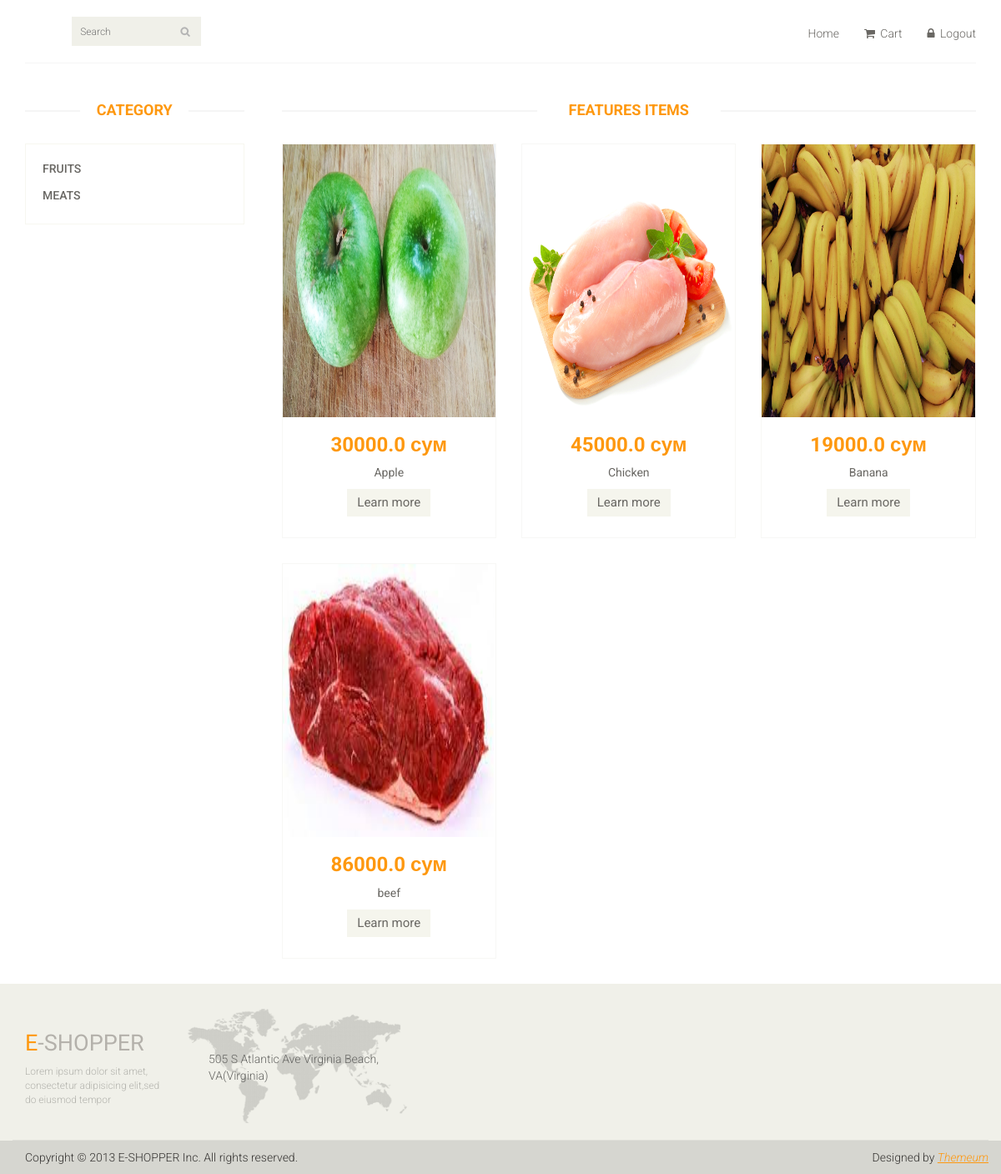
The app's page / (signed in) with its own data.
### main_page/models.py (models this page shows, shortened)
class Category(models.Model):
    category_name = models.CharField(max_length=250)

class Product(models.Model):
    product_name = models.CharField(max_length=150)
    product_price = models.FloatField()
    product_description = models.TextField()
    product_photo = models.ImageField()
    product_category = models.ForeignKey(Category, on_delete=models.CASCADE)

### main_page/views.py (the view)
# urls.py: path('', views.index_page),
def index_page(request):
    category= models.Category.objects.all()  #Получаем все категории
    product= models.Product.objects.all()  # Получаем все товары
    return render(request,'index.html',{'category':category,'product': product})

### main_page/templates/index.html (shortened to what this page needs)
{% load static %}
<!DOCTYPE html>
<html lang="en">
<head>
    <link href="{% static 'css/bootstrap.min.css' %}" rel="stylesheet">
    <link href="{% static 'css/font-awesome.min.css' %}" rel="stylesheet">
    <link href="{% static 'css/prettyPhoto.css' %}" rel="stylesheet">
    <link href="{% static 'css/price-range.css' %}" rel="stylesheet">
    <link href="{% static 'css/animate.css' %}" rel="stylesheet">
	<link href="{% static 'css/main.css' %}" rel="stylesheet">
	<link href="{% static 'css/responsive.css' %}" rel="stylesheet">
</head>
<body>
	<header id="header">
		<div class="header-middle">
			<div class="container">
				<div class="row">
					<div class="col-sm-4">
						<div class="btn-group pull-right">
							<div class="col-sm-3">
								<div class="search_box pull-right">
									<form method="POST" action="/search">
										  <input type="text" placeholder="Search" name="search" />
									</form>
								</div>
							</div>
						</div>
					</div>
					<div class="col-sm-8">
						<div class="shop-menu pull-right">
							<ul class="nav navbar-nav">
								{% if user.is_authenticated %}
									<li><a href="/">Home</a></li>
									<li><a href="/korzina"><i class="fa fa-shopping-cart"></i> Cart</a></li>
									<li><a href="/accounts/logout/"><i class="fa fa-lock"></i> Logout</a></li>
								{% else %}
									<li><a href="/accounts/login/"><i class="fa fa-lock"></i> Login</a></li>
								{% endif %}
							</ul>
						</div>
					</div>
				</div>
			</div>
		</div>
	</header>
	{% block content %}
	<section id="slider">
		<div class="container">
			<div class="row">
				<div class="col-sm-12">
				</div>
			</div>
		</div>
	</section>
	<section>
		<div class="container">
			<div class="row">
				<div class="col-sm-3">
					<div class="left-sidebar">
						<h2>Category</h2>
						<div class="panel-group category-products" id="accordian">
							{% for i in category %}
							<div class="panel panel-default">
								<div class="panel-heading">
									<h4 class="panel-title"><a href="/category/{{ i.id }}">{{ i.category_name }}</a></h4>
								</div>
							</div>
							{% endfor %}
						</div>
					</div>
				</div>
				<div class="col-sm-9 padding-right">
					<div class="features_items">
						<h2 class="title text-center">Features Items</h2>
						{% for i in product %}
							<div class="col-sm-4">
								<div class="product-image-wrapper">
									<div class="single-products">
										<div class="productinfo text-center">
											<a href="/product/{{ i.id }}"><img src="/{{ i.product_photo }}"></a>
											<h2>{{ i.product_price }} сум</h2>
											<p>{{ i.product_name }}</p>
											<a href="/product/{{ i.id }}" class="btn btn-default add-to-cart">Learn more</a>
										</div>
									</div>
								</div>
							</div>
						{% endfor %}
					</div>
				</div>
			</div>
		</div>
	</section>
{% endblock content %}
	<footer id="footer">
		<div class="footer-top">
			<div class="container">
				<div class="row">
					<div class="col-sm-2">
						<div class="companyinfo">
							<h2><span>e</span>-shopper</h2>
							<p>Lorem ipsum dolor sit amet, consectetur adipisicing elit,sed do eiusmod tempor</p>
						</div>
					</div>
					<div class="col-sm-3">
						<div class="address">
							<img src="images/home/map.png" alt="" />
							<p>505 S Atlantic Ave Virginia Beach, VA(Virginia)</p>
						</div>
					</div>
				</div>
			</div>
		</div>
		<div class="footer-bottom">
			<div class="container">
				<div class="row">
					<p class="pull-left">Copyright © 2013 E-SHOPPER Inc. All rights reserved.</p>
					<p class="pull-right">Designed by <span><a target="_blank" href="http://www.themeum.com">Themeum</a></span></p>
				</div>
			</div>
		</div>
	</footer>
</body>
</html>

### main_page/static/css/main.css (style rules this page uses)
body { font-family: 'Roboto', sans-serif; background:; position: relative; font-weight:400px; }
ul li { list-style: none; }
a { -webkit-transition: 300ms; -moz-transition: 300ms; -o-transition: 300ms; transition: 300ms; }
h1, h2, h3, h4, h5, h6 { font-family: 'Roboto', sans-serif; }
.header-middle .container .row { border-bottom: 1px solid #f5f5f5; margin-left: 0; margin-right: 0; padding-bottom: 20px; padding-top: 20px; }
.header-middle .container .row .col-sm-4 { padding-left: 0; }
.header-middle .container .row .col-sm-8 { padding-right:0; }
.shop-menu ul li { display:inline-block; padding-left: 15px; padding-right: 15px; }
.shop-menu ul li:last-child { padding-right: 0; }
.shop-menu ul li a { background: #FFFFFF; color: #696763; font-family: 'Roboto', sans-serif; font-size: 14px; font-weight: 300; padding:0; padding-right: 0; margin-top: 10px; }
.shop-menu ul li a i { margin-right:3px; }
.search_box input { background: #F0F0E9; border: medium none; color: #B2B2B2; font-family: 'roboto'; font-size: 12px; font-weight: 300; height: 35px; outline: medium none; padding-left: 10px; width: 155px; background-image: url(../images/home/searchicon.png); background-repeat: no-repeat; background-position: 130px; }
#footer { background: #F0F0E9; }
.footer-top .container { border-bottom: 1px solid #E0E0DA; padding-bottom: 20px; }
.companyinfo { margin-top: 57px; }
.companyinfo h2 { color: #B4B1AB; font-family: abel; font-size: 27px; text-transform: uppercase; }
.companyinfo h2 span { color:#FE980F; }
.companyinfo p { color: #B3B3AD; font-family: 'Roboto', sans-serif; font-size: 12px; font-weight: 300; }
.footer-top .col-sm-3 { overflow: hidden; }
.address { margin-top: 30px; position: relative; overflow: hidden; }
.address img { width:100%; }
.address p { color: #666663; font-family: 'Roboto', sans-serif; font-size: 14px; font-weight: 300; left: 25px; position: absolute; top: 50px; }
.footer-bottom { background: #D6D6D0; padding-top: 10px; }
.footer-bottom p { color: #363432; font-family: 'Roboto', sans-serif; font-weight: 300; margin-left: 15px; }
.footer-bottom p span a { color: #FE980F; font-style: italic; text-decoration: underline; }
#slider { padding-bottom: 45px; }
.category-products { border: 1px solid #F7F7F0; margin-bottom: 35px; padding-bottom: 20px; padding-top: 15px; }
.left-sidebar h2, .brands_products h2 { color: #FE980F; font-family: 'Roboto', sans-serif; font-size: 18px; font-weight: 700; margin: 0 auto 30px; text-align: center; text-transform: uppercase; position: relative; z-index:3; }
.left-sidebar h2:after, h2.title:after { content: " "; position: absolute; border: 1px solid #f5f5f5; bottom:8px; left: 0; width: 100%; height: 0; z-index: -2; }
.left-sidebar h2:before { content: " "; position: absolute; background: #fff; bottom: -6px; width: 130px; height: 30px; z-index: -1; left: 50%; margin-left: -65px; }
h2.title:before { content: " "; position: absolute; background: #fff; bottom: -6px; width: 220px; height: 30px; z-index: -1; left: 50%; margin-left: -110px; }
.category-products .panel { background-color: #FFFFFF; border: 0px; border-radius: 0px; box-shadow:none; margin-bottom: 0px; }
.category-products .panel-default .panel-heading { background-color: #FFFFFF; border: 0 none; color: #FFFFFF; padding: 5px 20px; }
.category-products .panel-default .panel-heading .panel-title a { color: #696763; font-family: 'Roboto', sans-serif; font-size: 14px; text-decoration: none; text-transform: uppercase; }
.padding-right { padding-right: 0; }
.features_items { overflow:hidden; }
h2.title { color: #FE980F; font-family: 'Roboto', sans-serif; font-size: 18px; font-weight: 700; margin: 0 15px; text-transform: uppercase; margin-bottom: 30px; position: relative; }
.product-image-wrapper { border:1px solid #F7F7F5; overflow: hidden; margin-bottom:30px; }
.single-products { position: relative; }
.productinfo h2 { color: #FE980F; font-family: 'Roboto', sans-serif; font-size: 24px; font-weight: 700; }
.productinfo p { font-family: 'Roboto', sans-serif; font-size: 14px; font-weight: 400; color: #696763; }
.productinfo img { width: 255.48px; height: 326.81px; }
.productinfo { position:relative; }
.add-to-cart { background:#F5F5ED; border: 0 none; border-radius: 0; color: #696763; font-family: 'Roboto', sans-serif; font-size: 15px; margin-bottom: 25px; }

### records on screen
Category: category_name "FRUITS"
Category: category_name "MEATS"
Product: product_photo (picture), product_price "30000.0", product_name "Apple"
Product: product_photo (picture), product_price "45000.0", product_name "Chicken"
Product: product_photo (picture), product_price "19000.0", product_name "Banana"
Product: product_photo (picture), product_price "86000.0", product_name "beef"
